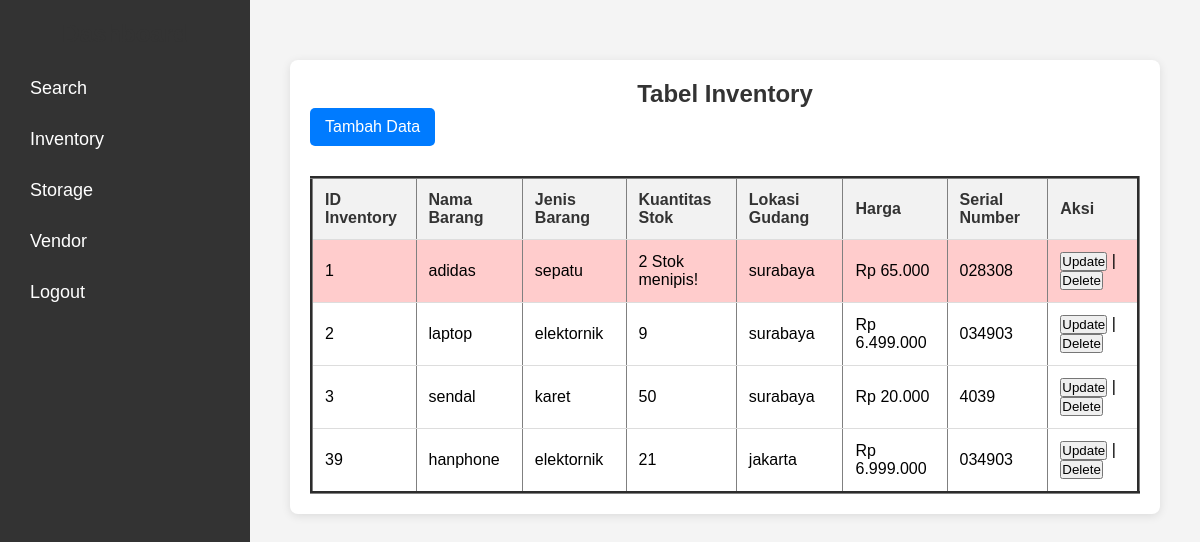
The page /inventory.php on the database its author committed.
### tables this page shows
CREATE TABLE `inventory` (
  `id_inventory` int(10) NOT NULL,
  `nama_barang` varchar(25) NOT NULL,
  `jenis_barang` varchar(25) NOT NULL,
  `kuantitas_stok` varchar(25) NOT NULL,
  `lokasi_gudang` varchar(25) NOT NULL,
  `harga` varchar(25) NOT NULL,
  `serial_number` varchar(25) NOT NULL
);

### inventory.php (the view, shortened to what this page needs)
<?php
include("dashboard.php");
include("koneksi.php");
?>
<!DOCTYPE html>
<html lang="en">
<head>
    <link rel="stylesheet" href="tampilan.css">
</head>
<body>
<div class="konten">
    <h2>Tabel Inventory</h2>
    <a href="tambah_inventory.php" class="tombol">Tambah Data</a>
    <table border="3">
        <tr>
            <th>ID Inventory</th>
            <th>Nama Barang</th>
            <th>Jenis Barang</th>
            <th>Kuantitas Stok</th>
            <th>Lokasi Gudang</th>
            <th>Harga</th>
            <th>Serial Number</th>
            <th>Aksi</th>
        </tr>
        <?php
        $select = "SELECT * FROM inventory";
        $hsl = mysqli_query($conn, $select);
        if (mysqli_num_rows($hsl) > 0) {
            while ($data = mysqli_fetch_assoc($hsl)) {
                $kuantitas_stok = $data["kuantitas_stok"];
                $class = $kuantitas_stok < 3 ? "low-stock" : "";
                $message = $kuantitas_stok < 3 ? "Stok menipis!" : "";
                echo "<tr class='$class'>";
                echo "<td>" . htmlspecialchars($data["id_inventory"]) . "</td>";
                echo "<td>" . htmlspecialchars($data["nama_barang"]) . "</td>";
                echo "<td>" . htmlspecialchars($data["jenis_barang"]) . "</td>";
                echo "<td>" . htmlspecialchars($data["kuantitas_stok"]) . " $message</td>";
                echo "<td>" . htmlspecialchars($data["lokasi_gudang"]) . "</td>";
                echo "<td>" . htmlspecialchars($data["harga"]) . "</td>";
                echo "<td>" . htmlspecialchars($data["serial_number"]) . "</td>";
                echo "<td>
                    <form action='update_inventory.php' method='get' style='display:inline;'>
                        <input type='hidden' name='id_inventory' value='" . urlencode($data["id_inventory"]) . "'>
                        <button type='submit' class='button'>Update</button>
                    </form>
                    |
                    <form action='delete_inventory.php' method='get' style='display:inline;'>
                        <input type='hidden' name='id_inventory' value='" . urlencode($data["id_inventory"]) . "'>
                        <button type='submit' class='button'>Delete</button>
                    </form>
                </td>";
                echo "</tr>";
            }
        } else {
            echo "<tr><td colspan='8'>Tidak ada data tersedia.</td></tr>";
        }
        ?>
    </table>
</div>
</body>
</html>

### dashboard.php (shortened to what this page needs)
<!DOCTYPE html>
<html lang="en">
<head>
    <link rel="stylesheet" href="dashboard.css">
</head>
<body>
    <div class="sidebar">
        <h2>Dashboard</h2>
        <ul>
            <li><a href="search.php">Search</a></li>
            <li><a href="inventory.php">Inventory</a></li>
            <li><a href="storage.php">Storage</a></li>
            <li><a href="vendor.php">Vendor</a></li>
            <li><a href="logout.php">Logout</a></li>
        </ul>
    </div>
    <div class="main-content">
</body>
</html>

### dashboard.css (style rules this page uses)
* { margin: 0; padding: 0; box-sizing: border-box; }
body { font-family: Arial, sans-serif; display: flex; height: 100vh; background-color: #f4f4f4; margin: 0; }
.sidebar { width: 250px; background-color: #333; color: #fff; height: 100%; padding: 20px; position: fixed; top: 0; left: 0; overflow-y: auto; transition: width 0.3s ease; }
.sidebar h2 { margin-bottom: 20px; }
.sidebar ul { list-style: none; }
.sidebar ul li { margin-bottom: 10px; }
.sidebar ul li a { color: #fff; text-decoration: none; font-size: 18px; display: flex; align-items: center; padding: 10px; border-radius: 5px; transition: background-color 0.3s; }
.main-content { margin-left: 250px; padding: 20px; width: calc(100% - 250px); }

### tampilan.css (style rules this page uses)
body { font-family: Arial, sans-serif; background-color: #f4f4f4; margin: 0; padding: 20px; }
.konten { max-width: 900px; margin: auto; background: white; padding: 20px; border-radius: 8px; box-shadow: 0 2px 10px rgba(0, 0, 0, 0.1); }
h2 { text-align: center; color: #333; }
.tombol { display: inline-block; background-color: #007BFF; color: white; padding: 10px 15px; text-decoration: none; border-radius: 5px; margin-bottom: 20px; }
table { width: 100%; border-collapse: collapse; margin-top: 10px; }
th, td { padding: 12px; text-align: left; border-bottom: 1px solid #ddd; }
th { background-color: #f2f2f2; color: #333; }
.low-stock { background-color: #ffcccc; }

### rows shown on the page
inventory: id_inventory "1", nama_barang "adidas", jenis_barang "sepatu", kuantitas_stok "2", kuantitas_stok "Stok menipis!", lokasi_gudang "surabaya", harga "Rp 65.000", serial_number "028308"
inventory: id_inventory "2", nama_barang "laptop", jenis_barang "elektornik", kuantitas_stok "9", lokasi_gudang "surabaya", harga "Rp 6.499.000", serial_number "034903"
inventory: id_inventory "3", nama_barang "sendal", jenis_barang "karet", kuantitas_stok "50", lokasi_gudang "surabaya", harga "Rp 20.000", serial_number "4039"
inventory: id_inventory "39", nama_barang "hanphone", jenis_barang "elektornik", kuantitas_stok "21", lokasi_gudang "jakarta", harga "Rp 6.999.000", serial_number "034903"
